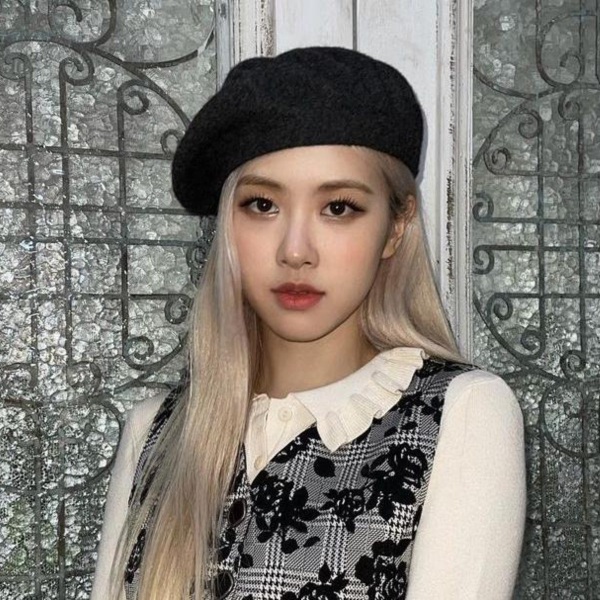
#> input picture rose.jpg, 1200 x 1200 px (shown at 1/2 size)
$ python TFourier.py
#> lines starting #> are read from the running program, lines starting #| are printed output that depends on the picture; after the words box and inside, x2 and y2 are one past the last pixel; in counts of white or black regions, pixels touching at a corner belong together
import numpy as np
import cv2

img = cv2.imread('rose.jpg')
#> img is the input picture: shape (1200, 1200, 3); mean B, G, R 116.4, 123, 127.3
x = y  = 600
img = cv2.resize(img,(x,y))
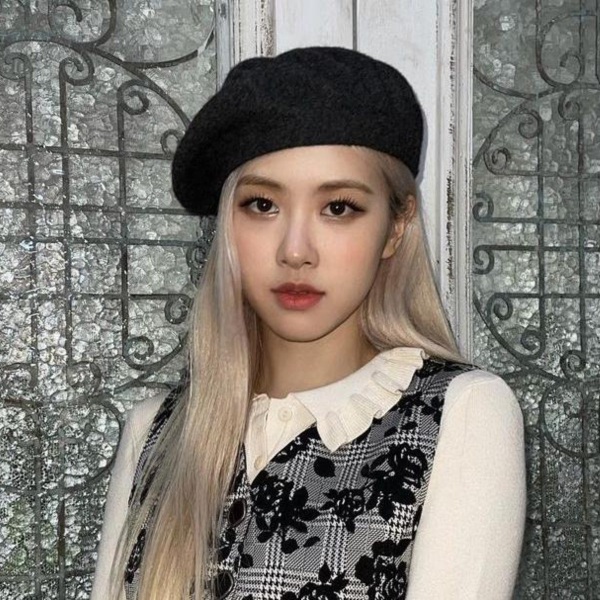
#> img: shape (600, 600, 3); mean B, G, R 116.5, 123.2, 127.4

# GRISES
gray = cv2.cvtColor(img,cv2.COLOR_BGR2GRAY)
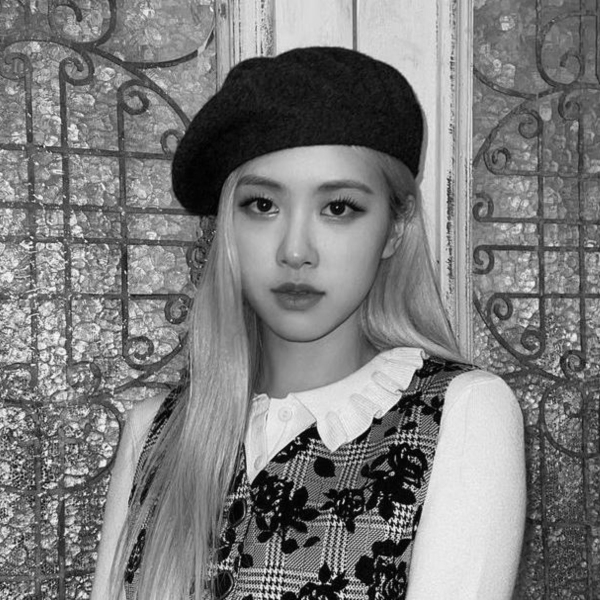
#> gray: shape (600, 600); min 0, max 250, mean 123.7
gray2 = np.float64(gray)

# TRANSFORMADA DE FOURIER EN 2D
frr = np.fft.fft2(gray2)
frr = np.fft.fftshift(frr)

# CALCULAR LA MAGNITUD DEL ARREGLO
frr_abs = np.abs(frr)

# ESPECTRO DE FRECUENCIA EN ESCALA LOGARITMICA
frr_log = 20*np.log10(frr_abs)
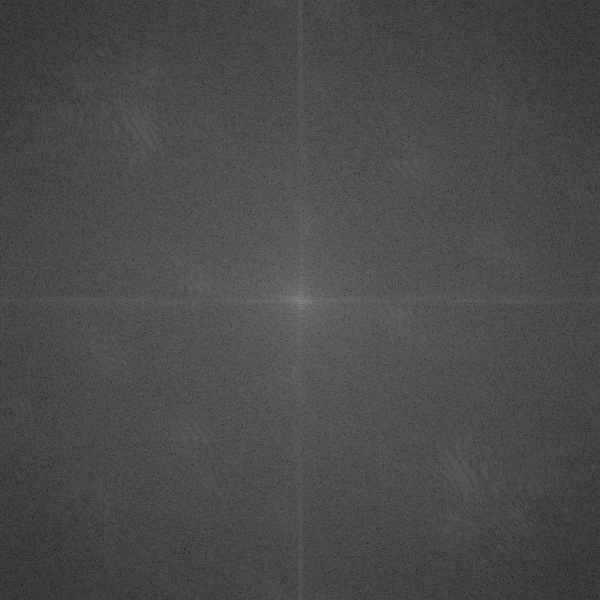
#> frr_log: shape (600, 600) float64; min 13.78, max 153, mean 74.7

# MOSTRAMOS LA IMAGEN
cv2.imshow("Imagen Original", img)
img_frr = np.uint8(255*frr_log/np.max(frr_log))
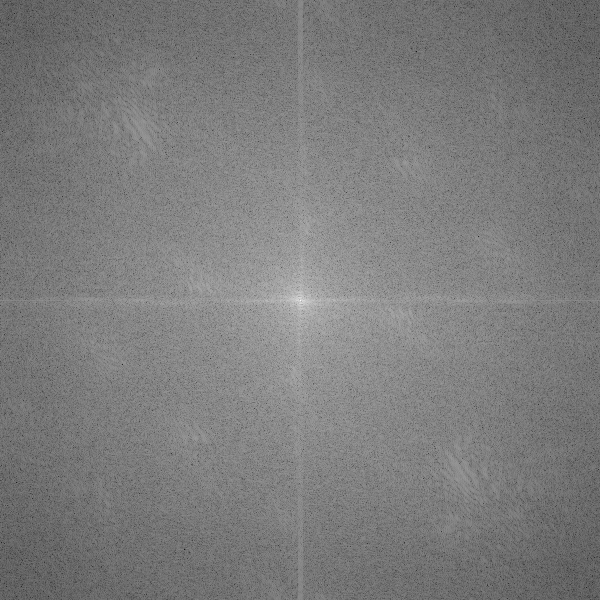
#> img_frr: shape (600, 600); min 22, max 255, mean 124.1
cv2.imshow("Espectro de Fourier Logaritmica",img_frr)

# FILTRO PASA ALTO
# Parte central valores cercanos al cero.
# y el resto de valores sean altos
F1=np.arange(-x/2+1,x/2+1,1)
F2=np.arange(-y/2+1,y/2+1,1)
[X,Y]=np.meshgrid(F1,F2)    # arreglo matricial de las combinaciones
D=np.sqrt(X**2+Y**2)    # distancia del centro
D=D/np.max(D)
#DEFINIR RADIO DE CORTE
Do=0.10
#Creación del Filtro Ideal en 2D
Huv=np.zeros((x,y)) # matriz de ceros
#PRIMERO CREAR EL FILTRO PASA BAJO IDEAL
for i in range(x):
    for j in range(y):
        if(D[i,j]<Do):
            Huv[i,j]=1
#CONVERTIR A PASA ALTO IDEAL
Huv=1-Huv

#----------------------------------------------------
cv2.imshow("FILTRO 2D PASA ALTO IDEAL",np.uint8(255*Huv))
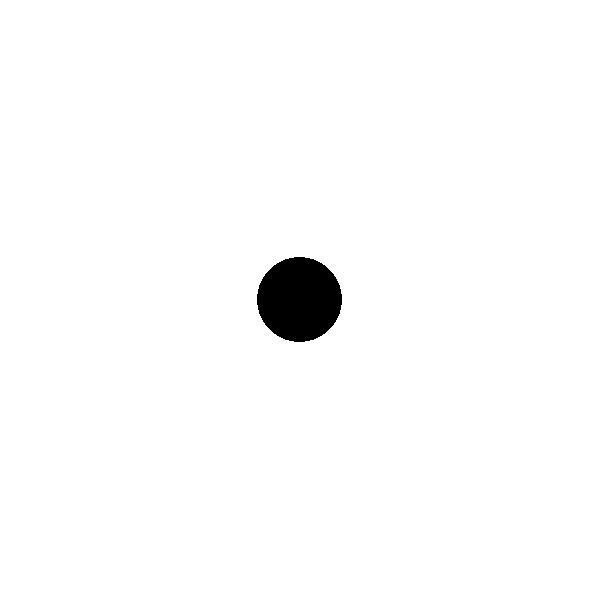
#> window 'FILTRO 2D PASA ALTO IDEAL': shape (600, 600); 98.4% white; 1 black region, box (x1, y1, x2, y2) and area: (257, 257, 342, 342) 5637

#--------------------------FILTRADO EN FRECUENCIA
#-MULTIPLICACIÓN ELEMENTO A ELEMENTO EN EL DOMINIO DE LA FRECUENCIA
Guv=Huv*frr
#MAGNITUD
Guv_abs=np.abs(Guv)
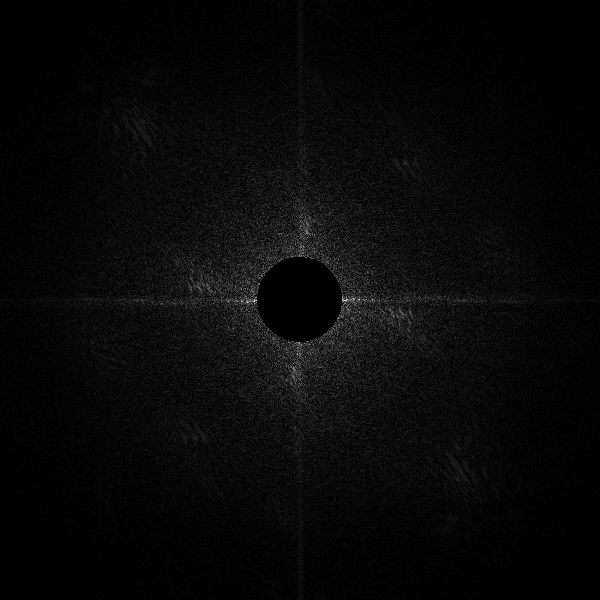
#> Guv_abs: shape (600, 600) float64; min 0, max 256147, mean 8882.9; drawn with min black and max white
Guv_abs=np.uint8(255*Guv_abs/np.max(Guv_abs))
cv2.imshow('ESPECTRO DE FRECUENCIA G',Guv_abs)
#---TRANSFORMADA INVERSA PARA OBTENER LA SEÑAL FILTRADA
#IFFT2
gxy=np.fft.ifft2(Guv)
gxy=np.abs(gxy)
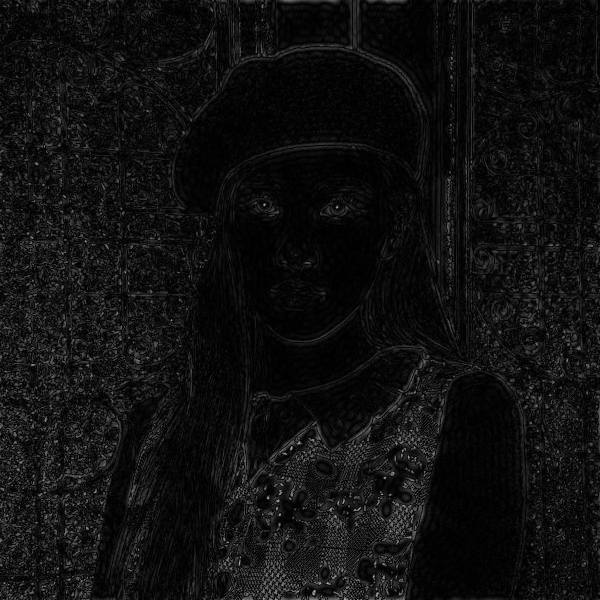
#> gxy: shape (600, 600) float64; min 0.00608, max 176.3, mean 16.5
gxy=np.uint8(gxy)
#--MOSTRAR LA IMAGEN FILTRADA
cv2.imshow('IMAGEN FILTRADA',gxy)
cv2.waitKey(0)
cv2.destroyAllWindows()
